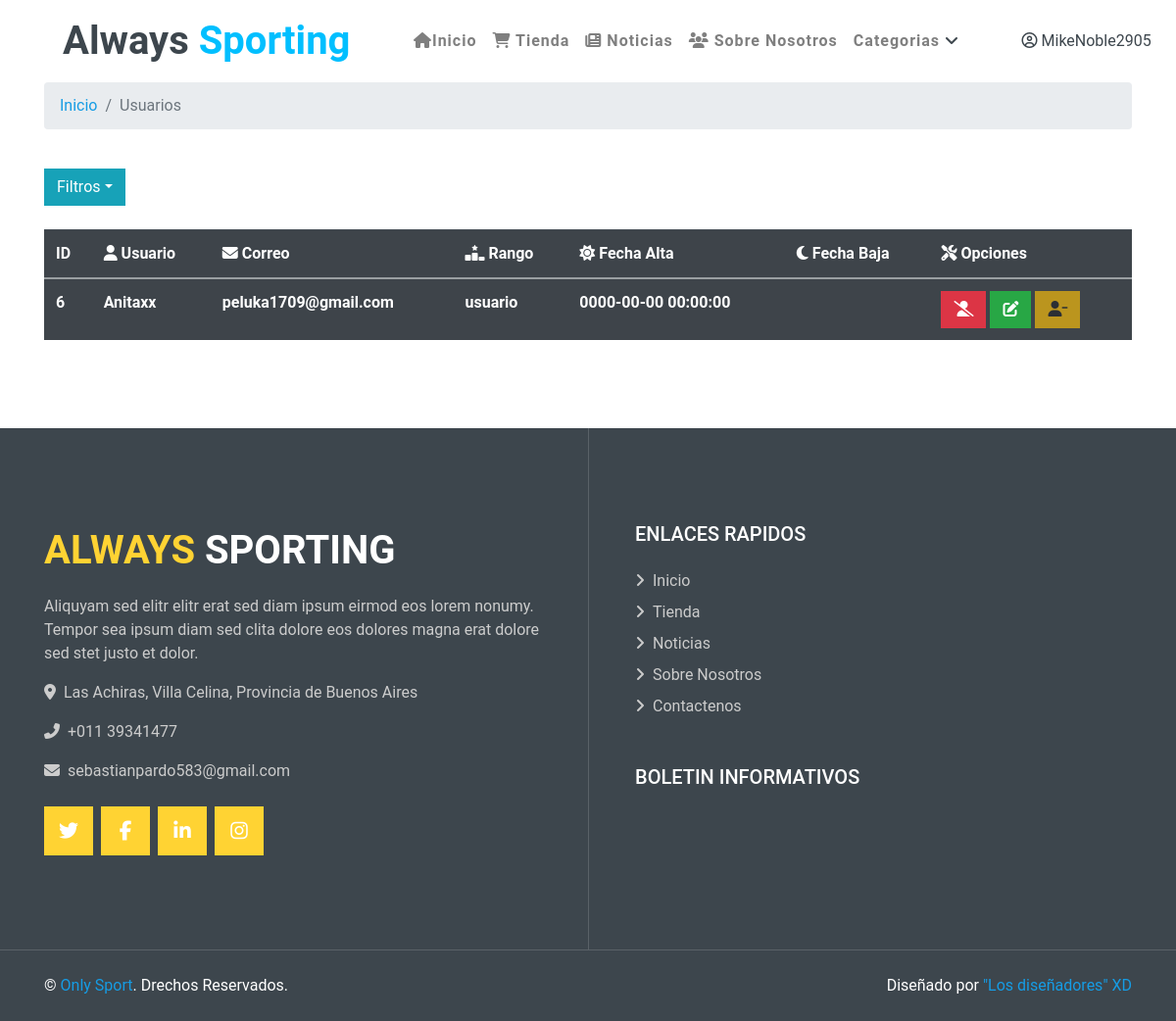
The page /list_user.php (signed in) on the database as committed earlier.
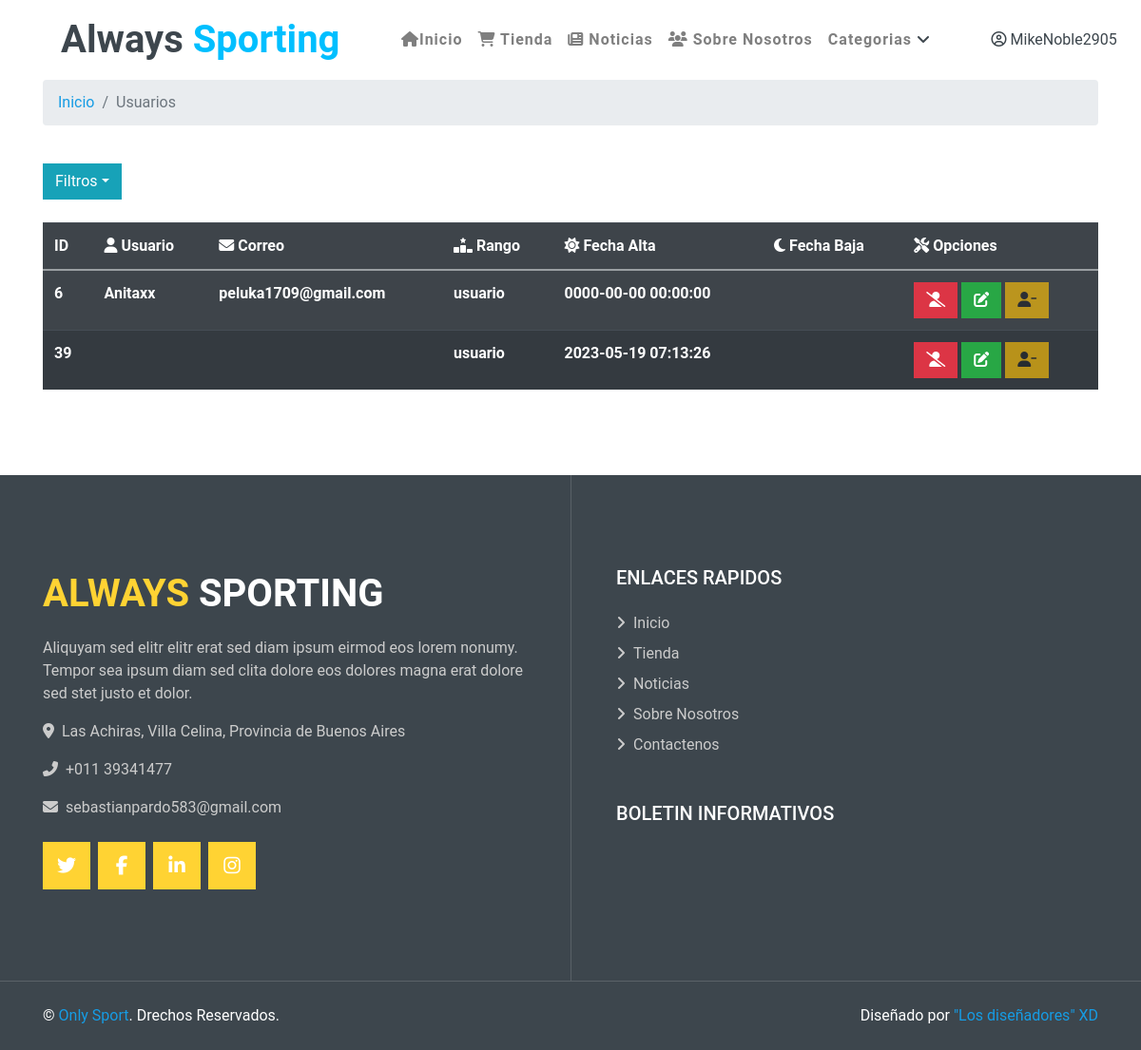
The same page on the database as committed later.
### tables this page shows
CREATE TABLE `usuarios` (
  `id` int(11) UNSIGNED NOT NULL,
  `user_name` varchar(50) NOT NULL,
  `contra` varchar(100) NOT NULL,
  `email` varchar(50) NOT NULL,
  `rol` int(11) NOT NULL,
  `fecha_alta` datetime NOT NULL,
  `fecha_baja` datetime DEFAULT NULL,
  `descrip` varchar(500) NOT NULL DEFAULT 'Sin Descripcion'
);

CREATE TABLE `roles` (
  `id_rol` int(11) UNSIGNED NOT NULL,
  `rol` varchar(50) NOT NULL
);

### list_user.php (called while the page is built, shortened)
<?php
require_once "includes/config.php";
$sql= "SELECT * FROM usuarios INNER JOIN roles ON usuarios.rol = roles.id_rol WHERE roles.id_rol =1";
$res = mysqli_query($conn, $sql);
$list_usser = mysqli_fetch_all($res, MYSQLI_ASSOC);
require_once "views/layout.php";

### views/lista_usu.php (the view, shortened to what this page needs)
<link href="css/style.css" rel="stylesheet">
<div class="container">
    <nav aria-label="breadcrumb">
        <ol class="breadcrumb">
            <li class="breadcrumb-item"><a href="index.php" class="link-info" style="text-decoration: none;">Inicio</a></li>
            <li class="breadcrumb-item active" aria-current="page"><a class="link-dark" style="text-decoration: none;">Usuarios</a></li>
        </ol>
    </nav>
</div>
<br>
<div class="container">
    <button type="button" class="btn btn-info dropdown-toggle" data-toggle="dropdown" > Filtros<span class="caret"></span></button>&nbsp;&nbsp;
</div>
<br>
<div class="container">
    <table class="table table-dark table-striped">
        <tr>
            <th> ID </th>
            <th><i class="fa-solid fa-user"></i> Usuario </th>
            <th><i class="fa-solid fa-envelope"></i> Correo </th>
            <th><i class="fa-solid fa-ranking-star"></i> Rango </th>
            <th><i class="fa-solid fa-sun"></i> Fecha Alta </th>
            <th><i class="fa-solid fa-moon"></i> Fecha Baja </th>
            <th><i class="fa-solid fa-screwdriver-wrench" ></i> Opciones </th>
        </tr>
        <tbody>
            <?php foreach ($list_usser as $usser) {
                if ($_SESSION['usuario']['rol'] > 1) {
            ?>
                    <tr>
                        <th><?php echo $usser['id']; ?></th>
                        <th><?php echo $usser['user_name']; ?></th>
                        <th><?php echo $usser['email']; ?></th>
                        <th><?php echo $usser['rol']; ?></th>
                        <th><?php echo $usser['fecha_alta']; ?></th>
                        <th><?php echo $usser['fecha_baja']; ?></th>
                        <td>
                            <a class="btn btn-danger <?php echo $usser['rol'] == "administrador" ? 'disabled' : '' ?>" href="listas_opciones_usu.php?id=<?php echo $usser['id'] ?>" data-toggle="tooltip" data-placement="top" title="Eliminar"><i class="fa-solid fa-user-slash" ></i></a>
                            <a class="btn btn-success <?php echo $usser['rol'] == "moderador" ? 'disabled' : '' ?><?php echo $usser['rol'] == "administrador" ? 'disabled' : '' ?>" href="listas_opciones_usu.php?mod=<?php echo $usser['id'] ?>" data-toggle="tooltip" data-placement="top" title="Asender"><i class="fas fa-edit" ></i></a>
                            <a class="btn btn-warning <?php echo $usser['rol'] == "administrador" ? 'disabled' : '' ?><?php echo $usser['rol'] == "usuario" ? 'disabled' : '' ?>" href="listas_opciones_usu.php?id_reset=<?php echo $usser['id'] ?>" data-toggle="tooltip" data-placement="top" title="Desender"><i class="fa-solid fa-user-minus"></i></a>
                        </td>
                <?php }
            } ?>
                    </tr>
        </tbody>
    </table>
</div>

### views/layout.php (shortened to what this page needs)
<!DOCTYPE html>
<html lang="en">
<head>
  <link href="css/seeker.css" rel="stylesheet">
  <link rel="stylesheet" href="https://stackpath.bootstrapcdn.com/bootstrap/4.1.3/css/bootstrap.min.css">
  <link href="lib/animates/SuperTux.min.css" rel="stylesheet">
  <link href="lib/tempusdominus/css/tempusdominus-bootstrap-4.min.css" rel="stylesheet" />
  <link href="css/naruto.css" rel="stylesheet">
  <link href="css/styles.min.css" rel="stylesheet">
  <link href="css/xd.css" rel="stylesheet">
</head>
<body>
  <header>
    <?php require_once "navbar.php"; ?>
  </header>
  <?php
  $section = (isset($section)) ? $section : 'home';
  require_once $section . '.php';
  ?>
  <footer>
    <?php require_once "footer.php"; ?>
</body>
</html>

### views/navbar.php (shortened to what this page needs)
<div class="container-fluid p-0">
    <nav class="navbar navbar-expand-lg bg-white navbar-light py-3 py-lg-0 px-lg-5">
        <a href="index.php" class="navbar-brand ml-lg-3">
            <h1 class="m-0 " color="Deepskyblue"><span class="text-dark">Always</span>
                <font color="00BFFF">Sporting</font>
            </h1>
        </a>
        <div class="collapse navbar-collapse justify-content-between px-lg-3" id="navbarCollapse">
            <div class="navbar-nav m-auto py-0">
                <a href="index.php" onMouseover="this.style.color='Deepskyblue'" onMouseout="this.style.color='Dimgray'" class="nav-link "><i class="fa-solid fa-house"></i>Inicio</a>
                <a href="shop.php" onMouseover="this.style.color='Deepskyblue'" onMouseout="this.style.color='Dimgray'" class=" nav-link "><i class="fa-solid fa-cart-shopping"></i> Tienda</a>
                <a href="noticias.php" onMouseover="this.style.color='Deepskyblue'" onMouseout="this.style.color='Dimgray'" class=" nav-link "><i class="fa-solid fa-newspaper"></i> Noticias</a>
                    <a href="about_us.php" onMouseover="this.style.color='Deepskyblue'" onMouseout="this.style.color='Dimgray'" class=" nav-link "><i class="fa-solid fa-users"></i>
                        Sobre Nosotros</a>
                    <div class="nav-item dropdown">
                        <a href="#" onMouseover="this.style.color='Deepskyblue'" onMouseout="this.style.color='gray'" class="nav-link  dropdown-toggle" data-toggle="dropdown">Categorias <i class="fa fa-angle-down text-dark"></i>
                        </a>
                    </div>
            </div>
            <?php
            if (isset($_SESSION['usuario'])) {
            ?>
                <div class="nav-item dropdown col-lg-2">
                    <a href="#" onMouseover="this.style.color='Deepskyblue'" onMouseout="this.style.color='gray'" class="nav-link text-dark dropdown-toggle" data-toggle="dropdown"><i class="fa-regular fa-circle-user"></i>
                        <?php echo $_SESSION['usuario']['user_name']; ?>
                    </a>
                </div>
            <?php } ?>
        </div>
    </nav>
</div>

### views/footer.php (shortened to what this page needs)
   <div class="footer container-fluid position-relative bg-dark py-5" style="margin-top: 90px;">
        <div class="container pt-5">
            <div class="row">
                <div class="col-lg-6 pr-lg-5 mb-5">
                    <a href="index.php" class="navbar-brand">
                        <h1 class="mb-3 text-white"><span class="text-primary">ALWAYS</span> SPORTING</h1>
                    </a>
                    <p>Aliquyam sed elitr elitr erat sed diam ipsum eirmod eos lorem nonumy. Tempor sea ipsum diam  sed clita dolore eos dolores magna erat dolore sed stet justo et dolor.</p>
                    <p><i class="fa fa-map-marker-alt mr-2"></i>Las Achiras, Villa Celina, Provincia de Buenos Aires</p>
                    <p><i class="fa fa-phone-alt mr-2"></i>+011 39341477</p>
                    <p><i class="fa fa-envelope mr-2"></i>sebastianpardo583@gmail.com</p>
                    <div class="d-flex justify-content-start mt-4">
                        <a class="btn btn-lg btn-primary btn-lg-square mr-2" href="#"><i class="fab fa-twitter"></i></a>
                        <a class="btn btn-lg btn-primary btn-lg-square mr-2" href="#"><i class="fab fa-facebook-f"></i></a>
                        <a class="btn btn-lg btn-primary btn-lg-square mr-2" href="#"><i class="fab fa-linkedin-in"></i></a>
                        <a class="btn btn-lg btn-primary btn-lg-square" href="#"><i class="fab fa-instagram"></i></a>
                    </div>
                </div>
                <div class="col-lg-6 pl-lg-5">
                    <div class="row">
                        <div class="col-sm-6 mb-5">
                            <h5 class="text-white text-uppercase mb-4">Enlaces Rapidos</h5>
                            <div class="d-flex flex-column justify-content-start">
                                <a class="text-white-50 mb-2" href="index.php"><i class="fa fa-angle-right mr-2"></i>Inicio</a>
                                <a class="text-white-50 mb-2" href="shop.php"><i class="fa fa-angle-right mr-2"></i>Tienda</a>
                                <a class="text-white-50 mb-2" href="noticias.php"><i class="fa fa-angle-right mr-2"></i>Noticias</a>
                                <a class="text-white-50 mb-2" href="about_us.php"><i class="fa fa-angle-right mr-2"></i>Sobre Nosotros</a>
                                <a class="text-white-50" href="mailto:sebastianpardo583@gmail.com"><i class="fa fa-angle-right mr-2"></i>Contactenos</a>
                            </div>
                        </div>
                        <div class="col-sm-12 mb-5">
                            <h5 class="text-white text-uppercase mb-4">Boletin Informativos</h5>
                            </div>
                        </div>
                    </div>
                </div>
            </div>
        </div>
    <div class="container-fluid bg-dark text-light border-top py-4" style="border-color: rgba(256, 256, 256, .15) !important;">
        <div class="container">
            <div class="row">
                <div class="col-md-6 text-center text-md-left mb-3 mb-md-0">
                    <p class="m-0 text-white">&copy; <a href="#">Only Sport</a>. Drechos Reservados.</p>
                </div>
                <div class="col-md-6 text-center text-md-right">
                    <p class="m-0 text-white">Diseñado por <a href="https://htmlcodex.com"> "Los diseñadores" XD</a></p>
                </div>
            </div>
        </div>
    </div>
</body>
</html>

### css/xd.css (style rules this page uses)
body,html { height: 100%; width: 100%; margin: 0; padding: 0; background: #ffffff !important; }

Rows that differ between the two databases and show on the page:
added usuarios: id "39", roles.rol "usuario", fecha_alta "2023-05-19 07:13:26"
